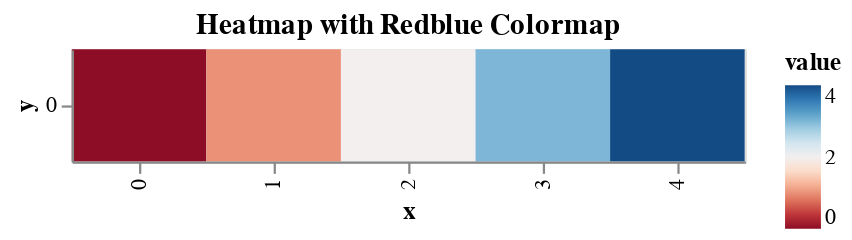

The code cell stored with this chart in its notebook:
### Markdown cell above
## Example 1: Train a Factor Analysis Model

In the first experiment, we will use all four views and train a factor analysis model. Each model training consists of two necessary steps:

1) Create a new model instance: `model = CORE()`
2) Train the model: `model.fit(data=mdata, n_factors=15)`

To simplify your life, we only require you to specify a number of factors and provide the training data. In Example 2, we will show you how to deviate from the default parameters and customize your model. For simplicity, we will model all data using a Gaussian noise model.
In contrast to the experiments shown in the original MOFA paper, we place a Horseshoe sparsity prior [3] on the weights due to its superior computational properties over the Spike-and-Slab prior.

[3] Carvalho, Carlos M., Nicholas G. Polson, and James G. Scott. "Handling sparsity via the horseshoe." Artificial intelligence and statistics. PMLR, 2009.

### Code cell
import altair as alt
import pandas as pd
import numpy as np

# Create the array of values from 0 to 4
values = np.arange(5)

# Create a DataFrame for the heatmap
df = pd.DataFrame({
    'x': range(5),
    'y': [0] * 5,
    'value': values
})

# Create the heatmap using Altair
heatmap = alt.Chart(df).mark_rect().encode(
    x='x:O',
    y='y:O',
    color=alt.Color('value:Q', scale=alt.Scale(scheme='redblue'))
).properties(
    width=300,
    height=50,
    title='Heatmap with Redblue Colormap'
)

# Display the chart
heatmap

### Figure 1 — Vega specification as saved in the notebook (floating-point values rounded to 4 significant figures)
{"$schema": "https://vega.github.io/schema/vega/v5.json", "data": [{"name": "source_0", "values": [{"value": 0, "x": 0, "y": 0}, {"value": 1, "x": 1, "y": 0}, {"value": 2, "x": 2, "y": 0}, {"value": 3, "x": 3, "y": 0}, {"value": 4, "x": 4, "y": 0}]}, {"name": "source_0_x_domain_x", "values": [{"x": 0}, {"x": 1}, {"x": 2}, {"x": 3}, {"x": 4}]}, {"name": "source_0_y_domain_y", "values": [{"y": 0}]}, {"name": "source_0_color_domain_value", "values": [{"min": 0, "max": 4}]}], "marks": [{"type": "rect", "name": "marks", "from": {"data": "source_0"}, "encode": {"update": {"width": {"signal": "max(0.25, bandwidth('x'))"}, "y": {"field": "y", "scale": "y"}, "x": {"field": "x", "scale": "x"}, "height": {"signal": "max(0.25, bandwidth('y'))"}, "fill": {"field": "value", "scale": "color"}}}, "style": ["rect"]}], "scales": [{"name": "x", "type": "band", "domain": {"data": "source_0_x_domain_x", "field": "x", "sort": true}, "range": [0, {"signal": "width"}], "paddingInner": 0, "paddingOuter": 0}, {"name": "y", "type": "band", "domain": {"data": "source_0_y_domain_y", "field": "y", "sort": true}, "range": [0, {"signal": "height"}], "paddingInner": 0, "paddingOuter": 0}, {"name": "color", "type": "linear", "domain": [{"signal": "(data(\"source_0_color_domain_value\")[0] || {}).min"}, {"signal": "(data(\"source_0_color_domain_value\")[0] || {}).max"}], "range": {"scheme": "redblue"}, "interpolate": "hcl", "zero": false}], "axes": [{"scale": "x", "zindex": 1, "labelAlign": "right", "labelAngle": 270, "orient": "bottom", "grid": false, "labelBaseline": "middle", "title": "x"}, {"scale": "y", "title": "y", "orient": "left", "zindex": 1, "grid": false}], "title": {"text": "Heatmap with Redblue Colormap", "frame": "group"}, "width": 300, "height": 50, "background": "white", "style": "cell", "padding": 5, "legends": [{"fill": "color", "gradientLength": {"signal": "clamp(height, 64, 200)"}, "title": "value"}]}
